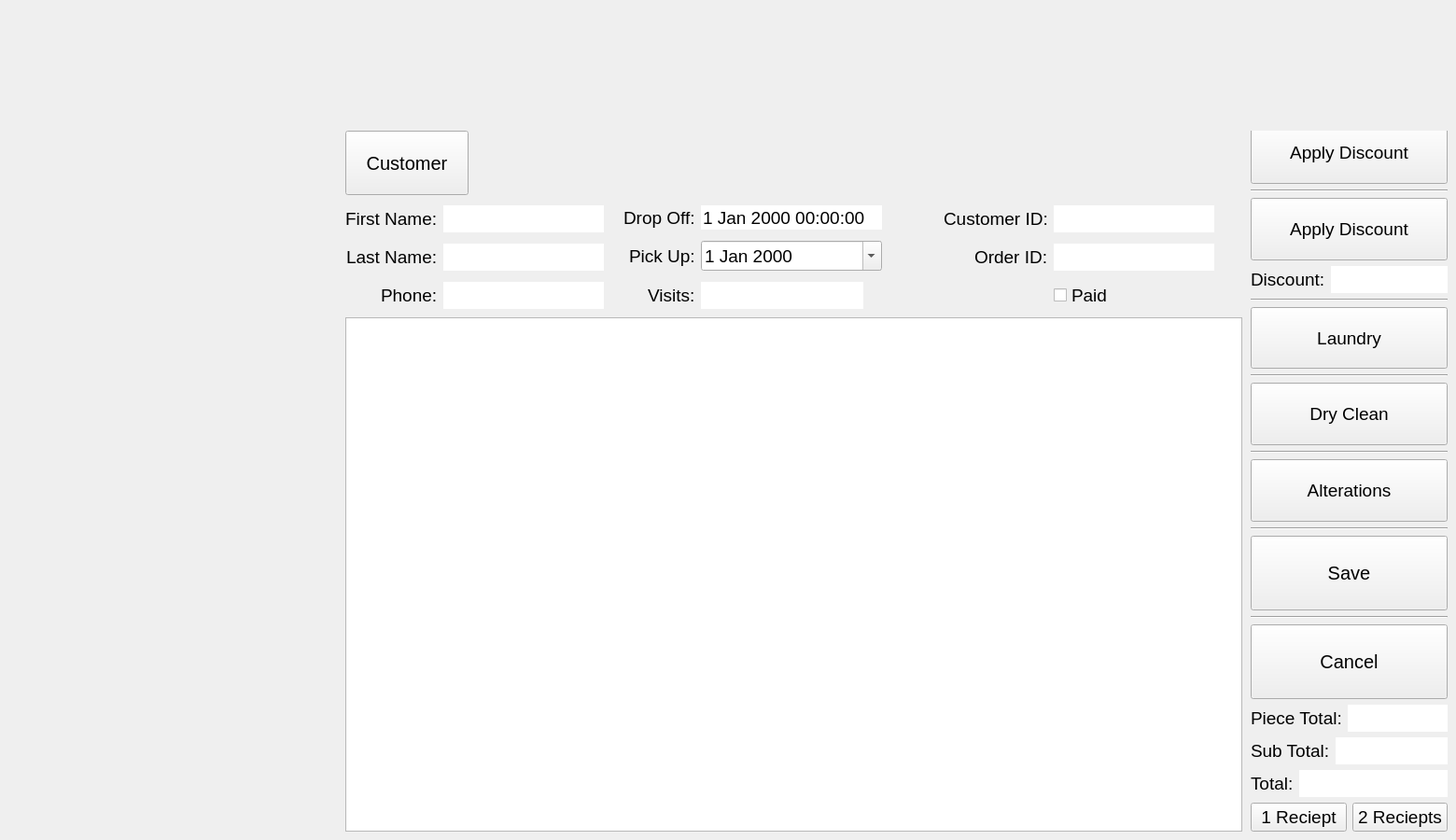
    <widget class="QWidget" name="pgDropOff">
     <widget class="QWidget" name="widget" native="true">
      <property name="geometry">
       <rect>
        <x>370</x>
        <y>140</y>
        <width>1181</width>
        <height>751</height>
       </rect>
      </property>
      <widget class="QPushButton" name="btnCustomer">
       <property name="geometry">
        <rect>
         <x>0</x>
         <y>0</y>
         <width>132</width>
         <height>69</height>
        </rect>
       </property>
       <property name="font">
        <font>
         <pointsize>15</pointsize>
        </font>
       </property>
       <property name="cursor">
        <cursorShape>PointingHandCursor</cursorShape>
       </property>
       <property name="text">
        <string>Customer</string>
       </property>
       <property name="shortcut">
        <string>C</string>
       </property>
      </widget>
      <widget class="QTableView" name="tableViewOrdersDP">
       <property name="geometry">
        <rect>
         <x>0</x>
         <y>200</y>
         <width>961</width>
         <height>551</height>
        </rect>
       </property>
       <property name="font">
        <font>
         <pointsize>14</pointsize>
        </font>
       </property>
       <attribute name="horizontalHeaderMinimumSectionSize">
        <number>45</number>
       </attribute>
       <attribute name="horizontalHeaderDefaultSectionSize">
        <number>120</number>
       </attribute>
       <attribute name="verticalHeaderVisible">
        <bool>false</bool>
       </attribute>
       <attribute name="verticalHeaderCascadingSectionResizes">
        <bool>false</bool>
       </attribute>
      </widget>
      <widget class="QWidget" name="gridWidget_3" native="true">
       <property name="geometry">
        <rect>
         <x>0</x>
         <y>80</y>
         <width>961</width>
         <height>121</height>
        </rect>
       </property>
       <property name="font">
        <font>
         <pointsize>13</pointsize>
        </font>
       </property>
       <layout class="QGridLayout" name="gridLayoutInformation">
        <item row="0" column="1">
         <layout class="QFormLayout" name="formLayoutDate">
          <property name="labelAlignment">
           <set>Qt::AlignmentFlag::AlignRight|Qt::AlignmentFlag::AlignTrailing|Qt::AlignmentFlag::AlignVCenter</set>
          </property>
          <property name="verticalSpacing">
           <number>12</number>
          </property>
          <property name="rightMargin">
           <number>60</number>
          </property>
          <item row="0" column="0">
           <widget class="QLabel" name="lblDropOffDP">
            <property name="font">
             <font>
              <pointsize>14</pointsize>
             </font>
            </property>
            <property name="text">
             <string>Drop Off:</string>
            </property>
           </widget>
          </item>
          <item row="0" column="1">
           <widget class="QDateTimeEdit" name="dateDTDropOffDP">
            <property name="enabled">
             <bool>true</bool>
            </property>
            <property name="font">
             <font>
              <pointsize>14</pointsize>
             </font>
            </property>
            <property name="frame">
             <bool>false</bool>
            </property>
            <property name="readOnly">
             <bool>true</bool>
            </property>
            <property name="buttonSymbols">
             <enum>QAbstractSpinBox::ButtonSymbols::NoButtons</enum>
            </property>
            <property name="dateTime">
             <datetime>
              <hour>0</hour>
              <minute>0</minute>
              <second>0</second>
              <year>2000</year>
              <month>1</month>
              <day>1</day>
             </datetime>
            </property>
            <property name="date">
             <date>
              <year>2000</year>
              <month>1</month>
              <day>1</day>
             </date>
            </property>
           </widget>
          </item>
          <item row="1" column="0">
           <widget class="QLabel" name="lblPickUpDP">
            <property name="font">
             <font>
              <pointsize>14</pointsize>
             </font>
            </property>
            <property name="text">
             <string>Pick Up:</string>
            </property>
           </widget>
          </item>
          <item row="2" column="0">
           <widget class="QLabel" name="lblVisitsDP">
            <property name="font">
             <font>
              <pointsize>14</pointsize>
             </font>
            </property>
            <property name="text">
             <string>Visits:</string>
            </property>
           </widget>
          </item>
          <item row="2" column="1">
           <widget class="QLineEdit" name="lineVisitsDP">
            <property name="enabled">
             <bool>true</bool>
            </property>
            <property name="sizePolicy">
             <sizepolicy hsizetype="Fixed" vsizetype="Fixed">
              <horstretch>0</horstretch>
              <verstretch>0</verstretch>
             </sizepolicy>
            </property>
            <property name="font">
             <font>
              <pointsize>14</pointsize>
             </font>
            </property>
            <property name="cursor">
             <cursorShape>ArrowCursor</cursorShape>
            </property>
            <property name="frame">
             <bool>false</bool>
            </property>
            <property name="readOnly">
             <bool>true</bool>
            </property>
           </widget>
          </item>
          <item row="1" column="1">
           <widget class="QDateEdit" name="dateDPickUpDP">
            <property name="font">
             <font>
              <pointsize>14</pointsize>
             </font>
            </property>
            <property name="cursor">
             <cursorShape>PointingHandCursor</cursorShape>
            </property>
            <property name="calendarPopup">
             <bool>true</bool>
            </property>
           </widget>
          </item>
         </layout>
        </item>
        <item row="0" column="0">
         <layout class="QFormLayout" name="formLayoutCustomer">
          <property name="fieldGrowthPolicy">
           <enum>QFormLayout::FieldGrowthPolicy::AllNonFixedFieldsGrow</enum>
          </property>
          <property name="labelAlignment">
           <set>Qt::AlignmentFlag::AlignRight|Qt::AlignmentFlag::AlignTrailing|Qt::AlignmentFlag::AlignVCenter</set>
          </property>
          <property name="verticalSpacing">
           <number>12</number>
          </property>
          <property name="rightMargin">
           <number>15</number>
          </property>
          <item row="0" column="0">
           <widget class="QLabel" name="lblFNameDP">
            <property name="font">
             <font>
              <pointsize>14</pointsize>
             </font>
            </property>
            <property name="text">
             <string>First Name:</string>
            </property>
           </widget>
          </item>
          <item row="0" column="1">
           <widget class="QLineEdit" name="lineFNameDP">
            <property name="font">
             <font>
              <pointsize>14</pointsize>
             </font>
            </property>
            <property name="cursor">
             <cursorShape>ArrowCursor</cursorShape>
            </property>
            <property name="focusPolicy">
             <enum>Qt::FocusPolicy::NoFocus</enum>
            </property>
            <property name="inputMethodHints">
             <set>Qt::InputMethodHint::ImhNone</set>
            </property>
            <property name="frame">
             <bool>false</bool>
            </property>
            <property name="readOnly">
             <bool>true</bool>
            </property>
           </widget>
          </item>
          <item row="1" column="0">
           <widget class="QLabel" name="lblLNameDP">
            <property name="font">
             <font>
              <pointsize>14</pointsize>
             </font>
            </property>
            <property name="text">
             <string>Last Name:</string>
            </property>
           </widget>
          </item>
          <item row="1" column="1">
           <widget class="QLineEdit" name="lineLNameDP">
            <property name="font">
             <font>
              <pointsize>14</pointsize>
             </font>
            </property>
            <property name="cursor">
             <cursorShape>ArrowCursor</cursorShape>
            </property>
            <property name="focusPolicy">
             <enum>Qt::FocusPolicy::NoFocus</enum>
            </property>
            <property name="frame">
             <bool>false</bool>
            </property>
            <property name="readOnly">
             <bool>true</bool>
            </property>
           </widget>
          </item>
          <item row="2" column="0">
           <widget class="QLabel" name="lblPhoneDP">
            <property name="font">
             <font>
              <pointsize>14</pointsize>
             </font>
            </property>
            <property name="text">
             <string>Phone:</string>
            </property>
           </widget>
          </item>
          <item row="2" column="1">
           <widget class="QLineEdit" name="linePhoneDP">
            <property name="font">
             <font>
              <pointsize>14</pointsize>
             </font>
            </property>
            <property name="cursor">
             <cursorShape>ArrowCursor</cursorShape>
            </property>
            <property name="focusPolicy">
             <enum>Qt::FocusPolicy::NoFocus</enum>
            </property>
            <property name="frame">
             <bool>false</bool>
            </property>
            <property name="readOnly">
             <bool>true</bool>
            </property>
           </widget>
          </item>
         </layout>
        </item>
        <item row="0" column="2">
         <layout class="QFormLayout" name="formLayoutID">
          <property name="labelAlignment">
           <set>Qt::AlignmentFlag::AlignRight|Qt::AlignmentFlag::AlignTrailing|Qt::AlignmentFlag::AlignVCenter</set>
          </property>
          <property name="verticalSpacing">
           <number>12</number>
          </property>
          <property name="rightMargin">
           <number>30</number>
          </property>
          <item row="0" column="0">
           <widget class="QLabel" name="lblCustomerIDDP">
            <property name="font">
             <font>
              <pointsize>14</pointsize>
             </font>
            </property>
            <property name="text">
             <string>Customer ID:</string>
            </property>
           </widget>
          </item>
          <item row="0" column="1">
           <widget class="QLineEdit" name="lineCustomerIDDP">
            <property name="font">
             <font>
              <pointsize>14</pointsize>
             </font>
            </property>
            <property name="cursor">
             <cursorShape>ArrowCursor</cursorShape>
            </property>
            <property name="focusPolicy">
             <enum>Qt::FocusPolicy::NoFocus</enum>
            </property>
            <property name="frame">
             <bool>false</bool>
            </property>
            <property name="readOnly">
             <bool>true</bool>
            </property>
           </widget>
          </item>
          <item row="1" column="0">
           <widget class="QLabel" name="lblOrderIDDP">
            <property name="font">
             <font>
              <pointsize>14</pointsize>
             </font>
            </property>
            <property name="text">
             <string>Order ID:</string>
            </property>
           </widget>
          </item>
          <item row="1" column="1">
           <widget class="QLineEdit" name="lineOrderIDDP">
            <property name="font">
             <font>
              <pointsize>14</pointsize>
             </font>
            </property>
            <property name="cursor">
             <cursorShape>ArrowCursor</cursorShape>
            </property>
            <property name="focusPolicy">
             <enum>Qt::FocusPolicy::NoFocus</enum>
            </property>
            <property name="frame">
             <bool>false</bool>
            </property>
            <property name="readOnly">
             <bool>true</bool>
            </property>
           </widget>
          </item>
          <item row="2" column="1">
           <widget class="QCheckBox" name="checkBoxPaidDP">
            <property name="font">
             <font>
              <pointsize>14</pointsize>
             </font>
            </property>
            <property name="cursor">
             <cursorShape>PointingHandCursor</cursorShape>
            </property>
            <property name="text">
             <string>Paid</string>
            </property>
           </widget>
          </item>
          <item row="2" column="0">
           <widget class="QLabel" name="label">
            <property name="enabled">
             <bool>false</bool>
            </property>
            <property name="font">
             <font>
              <pointsize>14</pointsize>
             </font>
            </property>
            <property name="text">
             <string/>
            </property>
           </widget>
          </item>
         </layout>
        </item>
       </layout>
      </widget>
      <widget class="QWidget" name="layoutWidget">
       <property name="geometry">
        <rect>
         <x>970</x>
         <y>-10</y>
         <width>211</width>
         <height>761</height>
        </rect>
       </property>
       <layout class="QVBoxLayout" name="verticalLayout">
        <item>
         <layout class="QVBoxLayout" name="verticalLayoutOptionsDP">
          <item>
           <widget class="QPushButton" name="btnCIPDP">
            <property name="sizePolicy">
             <sizepolicy hsizetype="Minimum" vsizetype="Expanding">
              <horstretch>0</horstretch>
              <verstretch>0</verstretch>
             </sizepolicy>
            </property>
            <property name="font">
             <font>
              <pointsize>14</pointsize>
             </font>
            </property>
            <property name="cursor">
             <cursorShape>PointingHandCursor</cursorShape>
            </property>
            <property name="text">
             <string>Apply Discount</string>
            </property>
           </widget>
          </item>
          <item>
           <widget class="Line" name="line_8">
            <property name="orientation">
             <enum>Qt::Orientation::Horizontal</enum>
            </property>
           </widget>
          </item>
          <item>
           <widget class="QPushButton" name="btnApplyDiscountDP">
            <property name="sizePolicy">
             <sizepolicy hsizetype="Minimum" vsizetype="Expanding">
              <horstretch>0</horstretch>
              <verstretch>0</verstretch>
             </sizepolicy>
            </property>
            <property name="font">
             <font>
              <pointsize>14</pointsize>
             </font>
            </property>
            <property name="cursor">
             <cursorShape>PointingHandCursor</cursorShape>
            </property>
            <property name="text">
             <string>Apply Discount</string>
            </property>
           </widget>
          </item>
          <item>
           <layout class="QFormLayout" name="formLayoutDiscountlDP">
            <item row="0" column="0">
             <widget class="QLabel" name="lblOrderDiscountDP">
              <property name="font">
               <font>
                <pointsize>14</pointsize>
               </font>
              </property>
              <property name="text">
               <string>Discount:</string>
              </property>
             </widget>
            </item>
            <item row="0" column="1">
             <widget class="QLineEdit" name="lineOrderDiscountDP">
              <property name="font">
               <font>
                <pointsize>14</pointsize>
               </font>
              </property>
              <property name="cursor">
               <cursorShape>ArrowCursor</cursorShape>
              </property>
              <property name="focusPolicy">
               <enum>Qt::FocusPolicy::NoFocus</enum>
              </property>
              <property name="frame">
               <bool>false</bool>
              </property>
              <property name="readOnly">
               <bool>true</bool>
              </property>
             </widget>
            </item>
           </layout>
          </item>
          <item>
           <widget class="Line" name="line_7">
            <property name="orientation">
             <enum>Qt::Orientation::Horizontal</enum>
            </property>
           </widget>
          </item>
          <item>
           <widget class="QPushButton" name="btnLaundry">
            <property name="sizePolicy">
             <sizepolicy hsizetype="Minimum" vsizetype="Expanding">
              <horstretch>0</horstretch>
              <verstretch>0</verstretch>
             </sizepolicy>
            </property>
            <property name="font">
             <font>
              <pointsize>14</pointsize>
             </font>
            </property>
            <property name="cursor">
             <cursorShape>PointingHandCursor</cursorShape>
            </property>
            <property name="text">
             <string>Laundry</string>
            </property>
            <property name="shortcut">
             <string>L</string>
            </property>
            <property name="autoDefault">
             <bool>false</bool>
            </property>
            <property name="default">
             <bool>false</bool>
            </property>
            <property name="flat">
             <bool>false</bool>
            </property>
           </widget>
          </item>
          <item>
           <widget class="Line" name="line_3">
            <property name="orientation">
             <enum>Qt::Orientation::Horizontal</enum>
            </property>
           </widget>
          </item>
          <item>
           <widget class="QPushButton" name="btnDryClean">
            <property name="sizePolicy">
             <sizepolicy hsizetype="Minimum" vsizetype="Expanding">
              <horstretch>0</horstretch>
              <verstretch>0</verstretch>
             </sizepolicy>
            </property>
            <property name="font">
             <font>
              <pointsize>14</pointsize>
             </font>
            </property>
            <property name="cursor">
             <cursorShape>PointingHandCursor</cursorShape>
            </property>
            <property name="text">
             <string>Dry Clean</string>
            </property>
            <property name="shortcut">
             <string>D</string>
            </property>
           </widget>
          </item>
          <item>
           <widget class="Line" name="line_2">
            <property name="orientation">
             <enum>Qt::Orientation::Horizontal</enum>
            </property>
           </widget>
          </item>
          <item>
           <widget class="QPushButton" name="btnAlterations">
            <property name="sizePolicy">
             <sizepolicy hsizetype="Minimum" vsizetype="Expanding">
              <horstretch>0</horstretch>
              <verstretch>0</verstretch>
             </sizepolicy>
            </property>
            <property name="font">
             <font>
              <pointsize>14</pointsize>
             </font>
            </property>
            <property name="cursor">
             <cursorShape>PointingHandCursor</cursorShape>
            </property>
            <property name="text">
             <string>Alterations</string>
            </property>
            <property name="shortcut">
             <string>A</string>
            </property>
           </widget>
          </item>
         </layout>
        </item>
        <item>
         <widget class="Line" name="line_4">
          <property name="orientation">
           <enum>Qt::Orientation::Horizontal</enum>
          </property>
         </widget>
        </item>
        <item>
         <layout class="QVBoxLayout" name="verticalLayoutSaveDP">
          <property name="sizeConstraint">
           <enum>QLayout::SizeConstraint::SetFixedSize</enum>
          </property>
          <item>
           <widget class="QPushButton" name="btnSaveDP">
            <property name="sizePolicy">
             <sizepolicy hsizetype="Expanding" vsizetype="Fixed">
              <horstretch>0</horstretch>
              <verstretch>0</verstretch>
             </sizepolicy>
            </property>
            <property name="minimumSize">
             <size>
              <width>0</width>
              <height>80</height>
             </size>
            </property>
            <property name="sizeIncrement">
             <size>
              <width>0</width>
              <height>0</height>
             </size>
            </property>
            <property name="baseSize">
             <size>
              <width>0</width>
              <height>0</height>
             </size>
            </property>
            <property name="font">
             <font>
              <pointsize>15</pointsize>
              <bold>false</bold>
             </font>
            </property>
            <property name="cursor">
             <cursorShape>PointingHandCursor</cursorShape>
            </property>
            <property name="text">
             <string>Save</string>
            </property>
            <property name="shortcut">
             <string>S</string>
            </property>
           </widget>
          </item>
          <item>
           <widget class="Line" name="line">
            <property name="orientation">
             <enum>Qt::Orientation::Horizontal</enum>
            </property>
           </widget>
          </item>
          <item>
           <widget class="QPushButton" name="btnReturn">
            <property name="sizePolicy">
             <sizepolicy hsizetype="Minimum" vsizetype="Fixed">
              <horstretch>0</horstretch>
              <verstretch>0</verstretch>
             </sizepolicy>
            </property>
            <property name="minimumSize">
             <size>
              <width>0</width>
              <height>80</height>
             </size>
            </property>
            <property name="font">
             <font>
              <pointsize>15</pointsize>
             </font>
            </property>
            <property name="cursor">
             <cursorShape>PointingHandCursor</cursorShape>
            </property>
            <property name="text">
             <string>Cancel</string>
            </property>
            <property name="shortcut">
             <string>Esc</string>
            </property>
           </widget>
          </item>
         </layout>
        </item>
        <item>
         <layout class="QFormLayout" name="formLayoutPieceTotalDP">
          <item row="0" column="0">
           <widget class="QLabel" name="lblPieceTotalDP">
            <property name="font">
             <font>
              <pointsize>14</pointsize>
             </font>
            </property>
            <property name="text">
             <string>Piece Total:</string>
            </property>
           </widget>
          </item>
          <item row="0" column="1">
           <widget class="QLineEdit" name="linePieceTotalDP">
            <property name="font">
             <font>
              <pointsize>14</pointsize>
             </font>
            </property>
            <property name="cursor">
             <cursorShape>ArrowCursor</cursorShape>
            </property>
            <property name="frame">
             <bool>false</bool>
            </property>
            <property name="readOnly">
             <bool>true</bool>
            </property>
           </widget>
          </item>
         </layout>
        </item>
        <item>
         <layout class="QFormLayout" name="formLayout">
          <item row="0" column="0">
           <widget class="QLabel" name="lblOrderSubTotalDP">
            <property name="font">
             <font>
              <pointsize>14</pointsize>
             </font>
            </property>
            <property name="text">
             <string>Sub Total:</string>
            </property>
           </widget>
          </item>
          <item row="0" column="1">
           <widget class="QLineEdit" name="lineOrderSubTotalDP">
            <property name="font">
             <font>
              <pointsize>14</pointsize>
             </font>
            </property>
            <property name="cursor">
             <cursorShape>ArrowCursor</cursorShape>
            </property>
            <property name="focusPolicy">
             <enum>Qt::FocusPolicy::NoFocus</enum>
            </property>
            <property name="frame">
             <bool>false</bool>
            </property>
            <property name="readOnly">
             <bool>true</bool>
            </property>
           </widget>
          </item>
         </layout>
        </item>
        <item>
         <layout class="QFormLayout" name="formLayout_5">
          <item row="0" column="0">
           <widget class="QLabel" name="lblOrderTotalDP">
            <property name="font">
             <font>
              <pointsize>14</pointsize>
             </font>
            </property>
            <property name="text">
             <string>Total:</string>
            </property>
           </widget>
          </item>
          <item row="0" column="1">
           <widget class="QLineEdit" name="lineOrderTotalDP">
            <property name="font">
             <font>
              <pointsize>14</pointsize>
             </font>
            </property>
            <property name="cursor">
             <cursorShape>ArrowCursor</cursorShape>
            </property>
            <property name="focusPolicy">
             <enum>Qt::FocusPolicy::NoFocus</enum>
            </property>
            <property name="frame">
             <bool>false</bool>
            </property>
            <property name="readOnly">
             <bool>true</bool>
            </property>
           </widget>
          </item>
         </layout>
        </item>
        <item>
         <layout class="QHBoxLayout" name="horizontalLayout_2">
          <item>
           <widget class="QPushButton" name="btnOneRecieptDP">
            <property name="font">
             <font>
              <pointsize>14</pointsize>
             </font>
            </property>
            <property name="text">
             <string>1 Reciept</string>
            </property>
           </widget>
          </item>
          <item>
           <widget class="QPushButton" name="btnTwoRecieptDP">
            <property name="font">
             <font>
              <pointsize>14</pointsize>
             </font>
            </property>
            <property name="text">
             <string>2 Reciepts</string>
            </property>
            <property name="shortcut">
             <string>2</string>
            </property>
           </widget>
          </item>
         </layout>
        </item>
       </layout>
      </widget>
     </widget>
    </widget>
